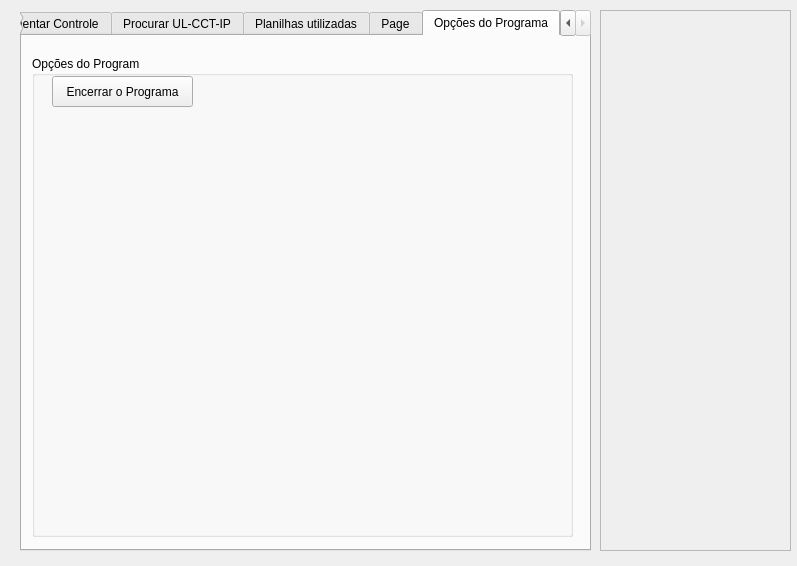
<?xml version="1.0" encoding="UTF-8"?>
<ui version="4.0">
 <class>Planilhas</class>
 <widget class="QWidget" name="Planilhas">
  <property name="geometry">
   <rect>
    <x>0</x>
    <y>0</y>
    <width>797</width>
    <height>566</height>
   </rect>
  </property>
  <property name="windowTitle">
   <string>Form</string>
  </property>
  <property name="toolTip">
   <string>&lt;html&gt;&lt;head/&gt;&lt;body&gt;&lt;p&gt;&lt;br/&gt;&lt;/p&gt;&lt;/body&gt;&lt;/html&gt;</string>
  </property>
  <property name="styleSheet">
   <string notr="true"/>
  </property>
  <widget class="QScrollArea" name="scrollArea">
   <property name="geometry">
    <rect>
     <x>600</x>
     <y>10</y>
     <width>191</width>
     <height>541</height>
    </rect>
   </property>
   <property name="widgetResizable">
    <bool>true</bool>
   </property>
   <widget class="QWidget" name="scrollAreaWidgetContents">
    <property name="geometry">
     <rect>
      <x>0</x>
      <y>0</y>
      <width>189</width>
      <height>539</height>
     </rect>
    </property>
   </widget>
  </widget>
  <widget class="QTabWidget" name="tabWidget">
   <property name="geometry">
    <rect>
     <x>20</x>
     <y>10</y>
     <width>571</width>
     <height>541</height>
    </rect>
   </property>
   <property name="layoutDirection">
    <enum>Qt::LeftToRight</enum>
   </property>
   <property name="tabPosition">
    <enum>QTabWidget::North</enum>
   </property>
   <property name="currentIndex">
    <number>4</number>
   </property>
   <widget class="QWidget" name="tab">
    <attribute name="title">
     <string>Alimentar Controle</string>
    </attribute>
   </widget>
   <widget class="QWidget" name="tab_2">
    <attribute name="title">
     <string>Procurar UL-CCT-IP</string>
    </attribute>
   </widget>
   <widget class="QWidget" name="tab_4">
    <attribute name="title">
     <string>Planilhas utilizadas</string>
    </attribute>
   </widget>
   <widget class="QWidget" name="tab_3">
    <attribute name="title">
     <string>Page</string>
    </attribute>
   </widget>
   <widget class="QWidget" name="tab_5">
    <attribute name="title">
     <string>Opções do Programa</string>
    </attribute>
    <widget class="QGroupBox" name="groupBox">
     <property name="geometry">
      <rect>
       <x>10</x>
       <y>20</y>
       <width>541</width>
       <height>481</height>
      </rect>
     </property>
     <property name="title">
      <string>Opções do Program</string>
     </property>
     <widget class="QPushButton" name="pushButton">
      <property name="geometry">
       <rect>
        <x>20</x>
        <y>20</y>
        <width>141</width>
        <height>31</height>
       </rect>
      </property>
      <property name="text">
       <string>Encerrar o Programa</string>
      </property>
     </widget>
    </widget>
   </widget>
  </widget>
 </widget>
 <resources/>
 <connections>
  <connection>
   <sender>pushButton</sender>
   <signal>clicked()</signal>
   <receiver>Planilhas</receiver>
   <slot>close()</slot>
   <hints>
    <hint type="sourcelabel">
     <x>125</x>
     <y>88</y>
    </hint>
    <hint type="destinationlabel">
     <x>598</x>
     <y>555</y>
    </hint>
   </hints>
  </connection>
 </connections>
</ui>
